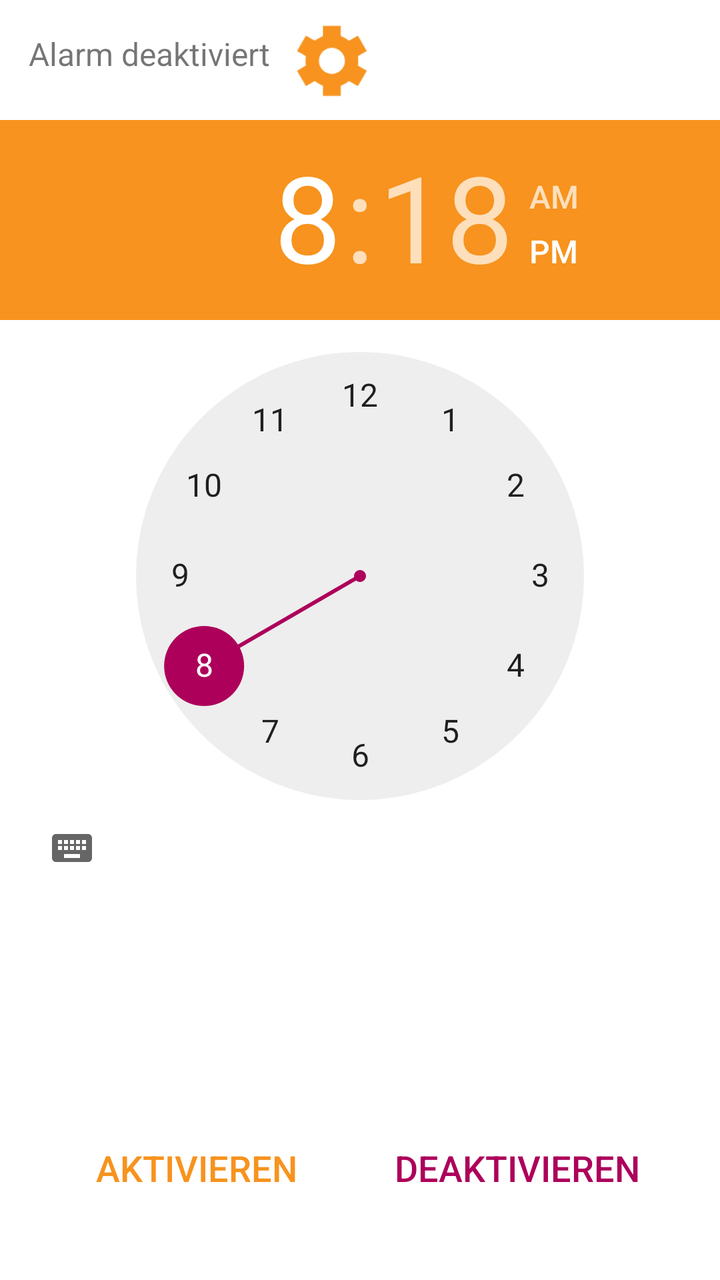
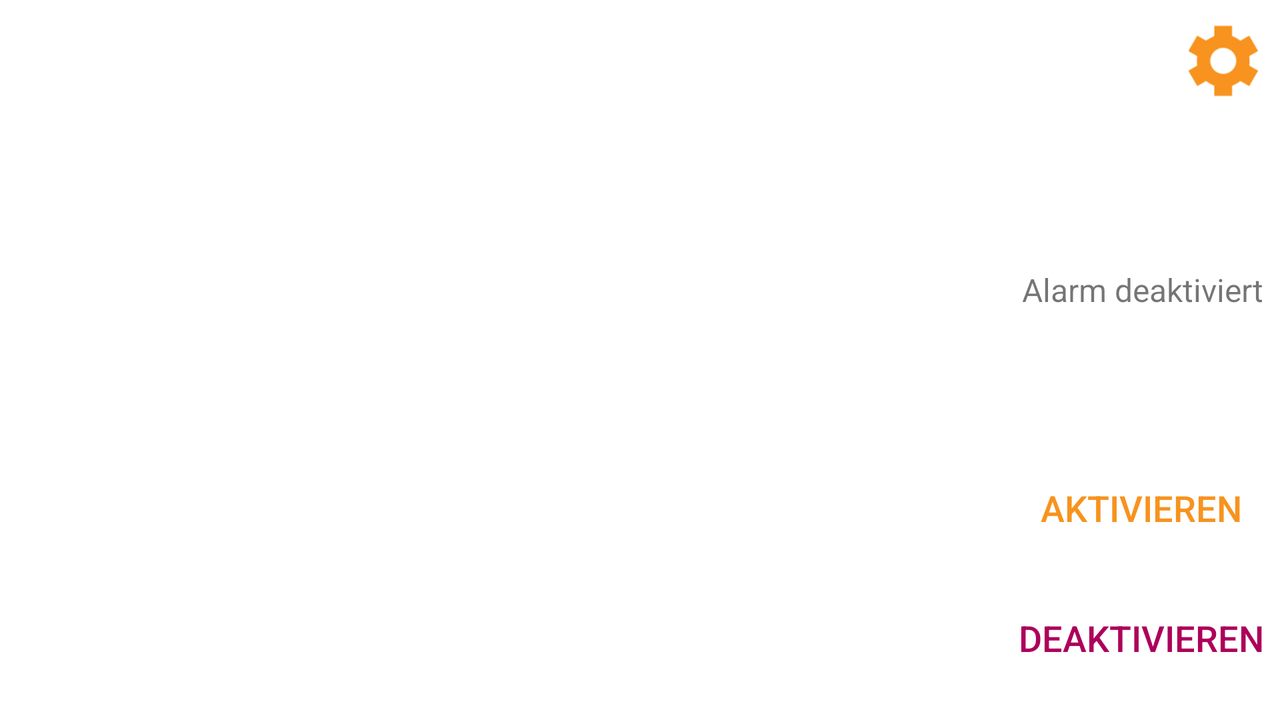

Compare how this app lays out the same screen by default and in its alternative resource folder. The renders come first, then the two layout files and the values they reference.
<!-- AndroidManifest.xml: application theme AppTheme -->
<!-- res/layout/activity_wecker.xml -->
<?xml version="1.0" encoding="utf-8"?>
<android.support.constraint.ConstraintLayout xmlns:android="http://schemas.android.com/apk/res/android"
    xmlns:app="http://schemas.android.com/apk/res-auto"
    xmlns:tools="http://schemas.android.com/tools"
    android:layout_width="match_parent"
    android:layout_height="match_parent"
    android:background="@android:color/background_light">


    <TimePicker
        android:id="@+id/timePicker"
        android:layout_width="wrap_content"
        android:layout_height="402dp"
        android:layout_marginTop="8dp"
        android:headerBackground="@color/orange_logo_wakeapp"
        android:numbersSelectorColor="@color/pink_logo_wakeapp"
        app:layout_constraintHorizontal_bias="0.0"
        app:layout_constraintLeft_toLeftOf="parent"
        app:layout_constraintRight_toRightOf="parent"
        app:layout_constraintTop_toBottomOf="@+id/button_options"
        tools:ignore="MissingConstraints" />

    <Button
        android:id="@+id/start_alarm"
        android:layout_width="wrap_content"
        android:layout_height="wrap_content"
        android:layout_marginBottom="32dp"
        android:layout_marginStart="48dp"
        android:background="@android:color/transparent"
        android:text="@string/aktivieren"
        android:textColor="@color/orange_logo_wakeapp"
        android:textSize="18sp"
        app:layout_constraintBottom_toBottomOf="parent"
        app:layout_constraintLeft_toLeftOf="parent"
        app:layout_constraintStart_toStartOf="parent"
        tools:ignore="MissingConstraints" />


    <Button
        android:id="@+id/stop_alarm"
        android:layout_width="wrap_content"
        android:layout_height="wrap_content"
        android:layout_marginBottom="32dp"
        android:layout_marginEnd="16dp"
        android:layout_marginStart="8dp"
        android:background="@android:color/transparent"
        android:text="@string/deaktivieren"
        android:textColor="@color/pink_logo_wakeapp"
        android:textSize="18sp"
        app:layout_constraintBottom_toBottomOf="parent"
        app:layout_constraintEnd_toEndOf="parent"
        app:layout_constraintHorizontal_bias="0.627"
        app:layout_constraintLeft_toLeftOf="parent"
        app:layout_constraintRight_toRightOf="parent"
        app:layout_constraintStart_toEndOf="@+id/start_alarm" />

    <TextView
        android:id="@+id/update_text"
        android:layout_width="wrap_content"
        android:layout_height="wrap_content"
        android:layout_marginTop="16dp"
        android:text="@string/alarm_deaktiviert"
        android:textSize="16sp"
        app:layout_constraintHorizontal_bias="0.06"
        app:layout_constraintLeft_toLeftOf="parent"
        app:layout_constraintRight_toRightOf="parent"
        app:layout_constraintTop_toTopOf="parent" />

    <ImageButton
        android:id="@+id/button_options"
        android:layout_width="43dp"
        android:layout_height="44dp"
        android:layout_marginLeft="8dp"
        android:layout_marginRight="8dp"
        android:layout_marginStart="8dp"
        android:layout_marginTop="8dp"
        android:background="@android:color/transparent"
        android:contentDescription="@string/todo"
        android:scaleType="centerCrop"
        app:layout_constraintHorizontal_bias="0.975"
        app:layout_constraintLeft_toLeftOf="parent"
        app:layout_constraintRight_toRightOf="parent"
        app:layout_constraintStart_toEndOf="@+id/update_text"
        app:layout_constraintTop_toTopOf="parent"
        app:srcCompat="@drawable/menue_image" />

</android.support.constraint.ConstraintLayout>
<!-- resources referenced by this layout -->
<resources>
  <color name="orange_logo_wakeapp">#f7931e</color>
  <color name="pink_logo_wakeapp">#ad005b</color>
  <!-- drawable menue_image: png bitmap (drawable, 1281 bytes) -->
  <string name="aktivieren">Aktivieren</string>
  <string name="alarm_deaktiviert">Alarm deaktiviert</string>
  <string name="deaktivieren">DEAKTIVIEREN</string>
  <string name="todo">TODO</string>
  <style name="AppTheme" parent="Theme.AppCompat.Light.DarkActionBar">
          
      </style>
</resources>
<!-- res/layout-land/activity_wecker.xml (the repository's variant of the layout above) -->
<!-- drawn on the phone turned sideways -->
<?xml version="1.0" encoding="utf-8"?>
<android.support.constraint.ConstraintLayout xmlns:android="http://schemas.android.com/apk/res/android"
    xmlns:app="http://schemas.android.com/apk/res-auto"
    xmlns:tools="http://schemas.android.com/tools"
    android:layout_width="match_parent"
    android:layout_height="match_parent"
    android:background="@android:color/background_light">


    <TimePicker
        android:id="@+id/timePicker"
        android:layout_width="0dp"
        android:layout_height="0dp"
        android:layout_marginBottom="8dp"
        android:layout_marginEnd="8dp"
        android:layout_marginTop="8dp"
        android:filterTouchesWhenObscured="false"
        android:headerBackground="@android:color/holo_orange_dark"
        android:numbersSelectorColor="@color/pink_logo_wakeapp"
        app:layout_constraintBottom_toBottomOf="parent"
        app:layout_constraintEnd_toStartOf="@+id/stop_alarm"
        app:layout_constraintLeft_toLeftOf="parent"
        app:layout_constraintTop_toTopOf="parent"
        tools:ignore="MissingConstraints" />

    <Button
        android:id="@+id/start_alarm"
        android:layout_width="0dp"
        android:layout_height="wrap_content"
        android:layout_marginBottom="8dp"
        android:layout_marginEnd="8dp"
        android:layout_marginStart="8dp"
        android:background="@android:color/transparent"
        android:text="@string/aktivieren"
        android:textColor="@color/orange_logo_wakeapp"
        android:textSize="18sp"
        app:layout_constraintBottom_toBottomOf="parent"
        app:layout_constraintEnd_toEndOf="parent"
        app:layout_constraintStart_toEndOf="@+id/timePicker"
        app:layout_constraintTop_toBottomOf="@+id/update_text"
        app:layout_constraintVertical_bias="0.404"
        tools:ignore="MissingConstraints" />


    <Button
        android:id="@+id/stop_alarm"
        android:layout_width="wrap_content"
        android:layout_height="48dp"
        android:layout_marginBottom="8dp"
        android:layout_marginEnd="8dp"
        android:layout_marginTop="8dp"
        android:background="@android:color/transparent"
        android:text="@string/deaktivieren"
        android:textColor="@color/pink_logo_wakeapp"
        android:textSize="18sp"
        app:layout_constraintBottom_toBottomOf="parent"
        app:layout_constraintEnd_toEndOf="parent"
        app:layout_constraintRight_toRightOf="parent"
        app:layout_constraintTop_toBottomOf="@+id/start_alarm" />

    <TextView
        android:id="@+id/update_text"
        android:layout_width="wrap_content"
        android:layout_height="wrap_content"
        android:layout_marginEnd="8dp"
        android:layout_marginStart="8dp"
        android:layout_marginTop="8dp"
        android:text="@string/alarm_deaktiviert"
        android:textSize="16sp"
        app:layout_constraintBottom_toTopOf="@+id/start_alarm"
        app:layout_constraintEnd_toEndOf="parent"
        app:layout_constraintHorizontal_bias="1.0"
        app:layout_constraintStart_toEndOf="@+id/timePicker"
        app:layout_constraintTop_toBottomOf="@+id/button_options" />

    <ImageButton
        android:id="@+id/button_options"
        android:layout_width="43dp"
        android:layout_height="44dp"
        android:layout_marginEnd="8dp"
        android:layout_marginTop="8dp"
        android:background="@android:color/transparent"
        android:contentDescription="@string/todo"
        android:scaleType="centerCrop"
        app:layout_constraintEnd_toEndOf="parent"
        app:layout_constraintTop_toTopOf="parent"
        app:srcCompat="@drawable/menue_image" />

</android.support.constraint.ConstraintLayout>
